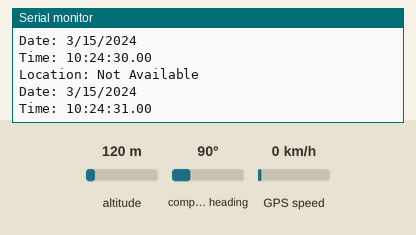
The sketch below on a simulated Arduino Mega 2560, built with avr-gcc and run on an emulated ATmega2560. Shown: the last lines printed to the serial monitor. The test bench sets the inputs (shaded band); at power-on: altitude 120 m, compass heading 90°, GPS speed 0 km/h. The GPS gets a fix after 3 s at 37.7749, -122.4194 with 8 satellites.

Above: at 1.2 s.
1.3 s: altitude set to 20 m
At 2.5 s:
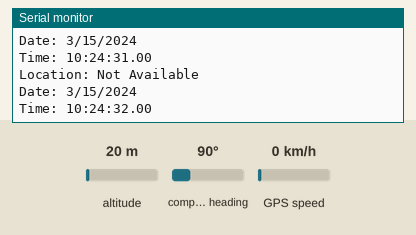
4.6 s: altitude set to 250 m
At 5.9 s:
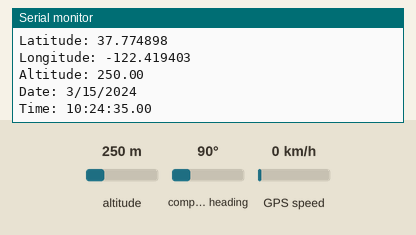
Timing chart, 0 to 7.6 s (numbered marks = the images above; inputs shaded):
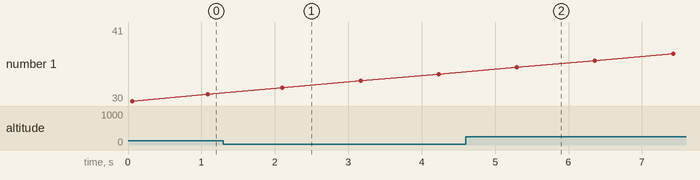

Measured:
- after the input at 4.6 s, the serial monitor: prints a new line after 0.66 s (image 2)

The sketch:

gps.ino
```cpp
#include <TinyGPS++.h>

//Default baud of NEO-6M is 9600
int GPSBaud = 9600;

long lat, lon; // create variable for latitude and longitude object

// Create a TinyGPS++ object
TinyGPSPlus gps;

void setup()
{
  // Start the Arduino hardware serial port at 9600 baud
  Serial.begin(9600); //Serial monitor baud rate set at 9600
  Serial1.begin(9600); //GPS baud rate set at 9600

  // Start the software serial port at the GPS's default baud
  Serial1.begin(GPSBaud);
}

/*void loop()
{
  // Displays information when new sentence is available.
  while (Serial1.available() > 0)
  {
    Serial.write(Serial1.read());
  }
}*/

void loop()
{
  // This sketch displays information every time a new sentence is correctly encoded.
  while (Serial1.available() > 0)
    if (gps.encode(Serial1.read()))
      displayInfo();

  // If 5000 milliseconds pass and there are no characters coming in
  // over the software serial port, show a "No GPS detected" error
  if (millis() > 5000 && gps.charsProcessed() < 10)
  {
    Serial.println("No GPS detected");
    while(true);
  }
}

void displayInfo()
{
  if (gps.location.isValid())
  {
    Serial.print("Latitude: ");
    Serial.println(gps.location.lat(), 6);
    Serial.print("Longitude: ");
    Serial.println(gps.location.lng(), 6);
    Serial.print("Altitude: ");
    Serial.println(gps.altitude.meters());
  }
  else
  {
    Serial.println("Location: Not Available");
  }

  Serial.print("Date: ");
  if (gps.date.isValid())
  {
    Serial.print(gps.date.month());
    Serial.print("/");
    Serial.print(gps.date.day());
    Serial.print("/");
    Serial.println(gps.date.year());
  }
  else
  {
    Serial.println("Not Available");
  }

  Serial.print("Time: ");
  if (gps.time.isValid())
  {
    if (gps.time.hour() < 10) Serial.print(F("0"));
    Serial.print(gps.time.hour());
    Serial.print(":");
    if (gps.time.minute() < 10) Serial.print(F("0"));
    Serial.print(gps.time.minute());
    Serial.print(":");
    if (gps.time.second() < 10) Serial.print(F("0"));
    Serial.print(gps.time.second());
    Serial.print(".");
    if (gps.time.centisecond() < 10) Serial.print(F("0"));
    Serial.println(gps.time.centisecond());
  }
  else
  {
    Serial.println("Not Available");
  }

  Serial.println();
  Serial.println();
  delay(1000);
}
```
